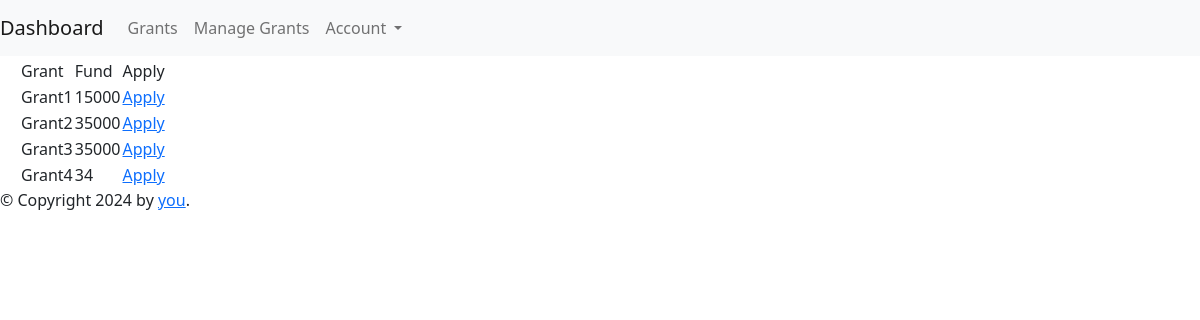
Screenshot of /grants-available with the database file from the repository.
### app.py (models this page shows, shortened)
class Grant(db.Model):
    id = db.Column(db.Integer, primary_key=True)
    grant_title = db.Column(db.String(200), unique=True, nullable=False)
    grant_description = db.Column(db.String(200), unique=True, nullable=False)
    grant_fund = db.Column(db.Integer, nullable=False, default=0)
    created_on = created_on = db.Column(db.DateTime, default=datetime.utcnow)

### app.py (the view)
@app.route("/grants-available")
def grant_available():
    grants = Grant.query.all()
    return render_template('grantee/grants-available.html',
        grants=grants)

### templates/grantee/grants-available.html
{% extends 'base/base.html' %}
{%block content%}
<table style="margin-left: 20px;">
        <th>
            <tr>
                <td>Grant</td>
                <td>Fund</td>
                <td>Apply</td>
            </tr>
        </th>
    {%for grant in grants%}
        <tr>
            <td>{{grant.grant_title}}</td>
            <td>{{grant.grant_fund}}</td>
            <td><a href="{{ url_for('apply_to_grant', grant_id=grant.id) }}">Apply</a></td>
        </tr>
    {%endfor%}
</table>
{%endblock%}

### rows the page displays
Grant: grant_title "Grant1", grant_fund "15000"
Grant: grant_title "Grant2", grant_fund "35000"
Grant: grant_title "Grant3", grant_fund "35000"
Grant: grant_title "Grant4", grant_fund "34"
